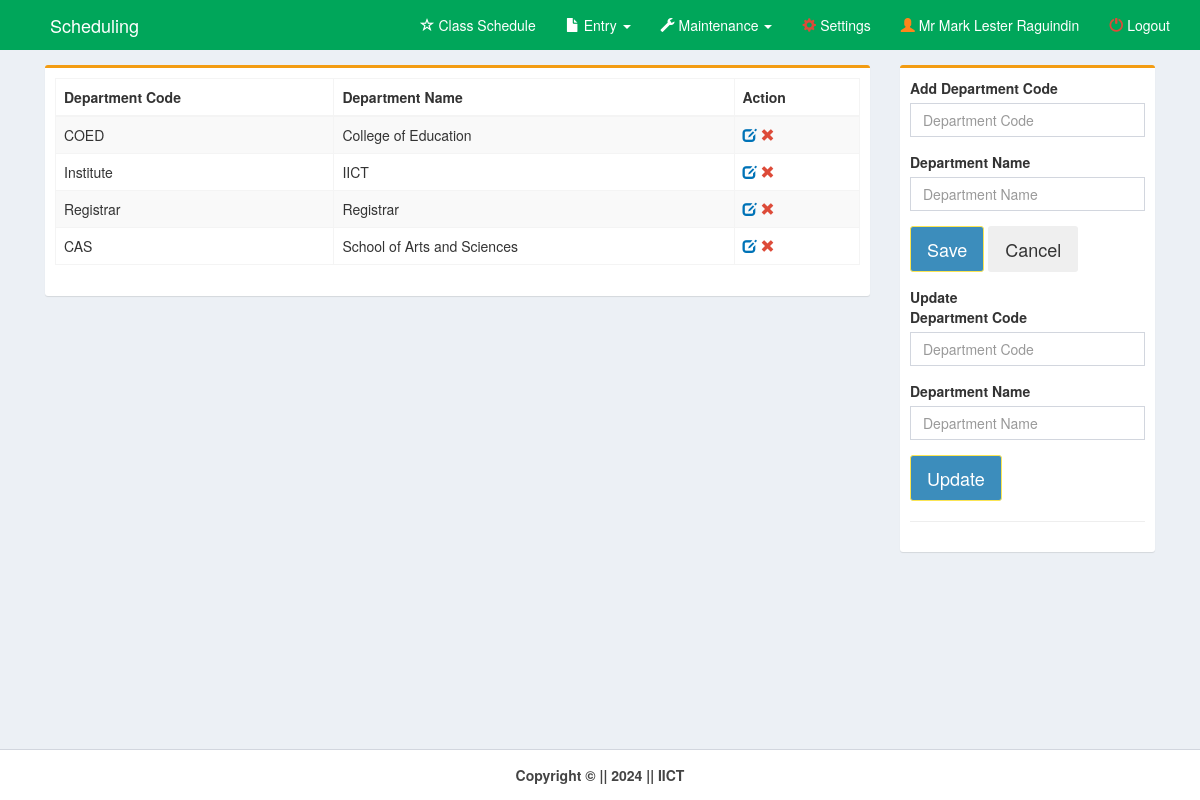
The page /pages/department.php (signed in) on the database as committed earlier.
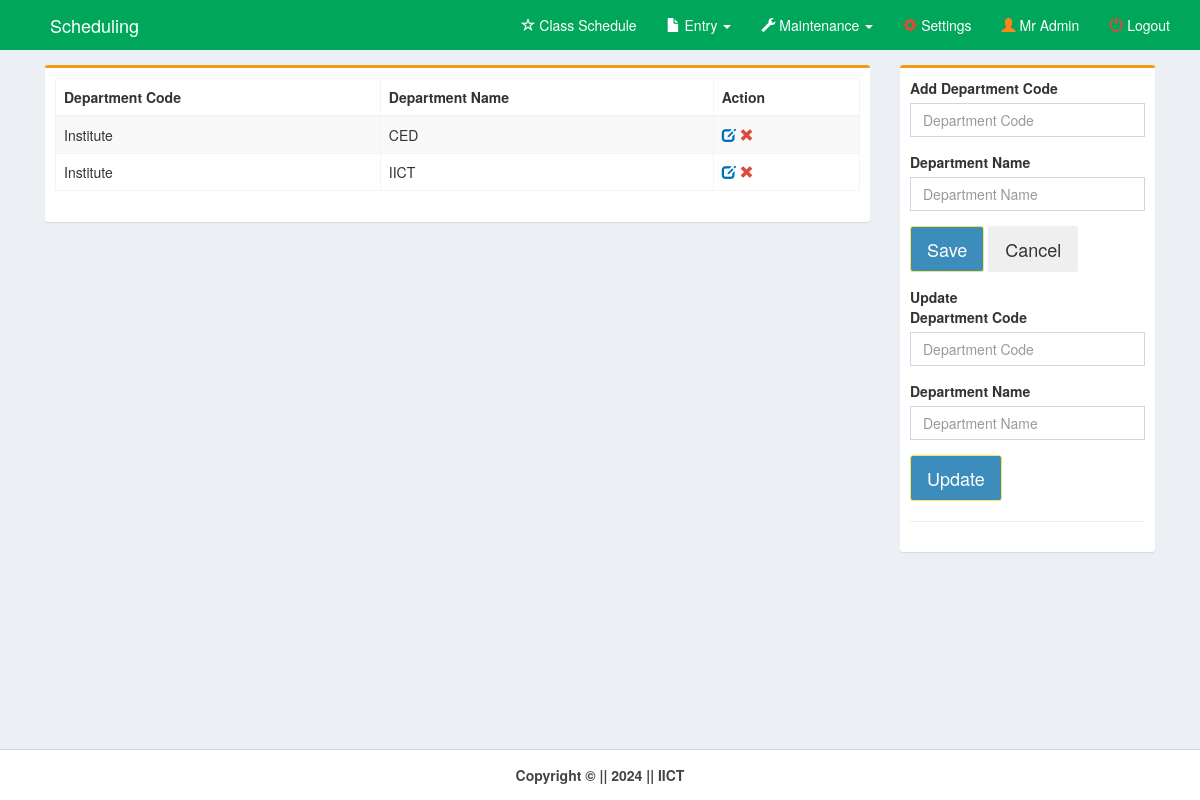
The same page on the database as committed later.
### tables this page shows
CREATE TABLE `dept` (
  `dept_id` int(11) NOT NULL,
  `dept_code` varchar(10) NOT NULL,
  `dept_name` varchar(100) NOT NULL
);

### pages/department.php (the view, shortened to what the changed rows need)
<!DOCTYPE html>
<html>
<head>
    <link rel="stylesheet" href="../bootstrap/css/bootstrap.min.css">
    <link rel="stylesheet" href="../plugins/datatables/dataTables.bootstrap.css">
    <link rel="stylesheet" href="../dist/css/AdminLTE.min.css">
    <link rel="stylesheet" href="../plugins/select2/select2.min.css">
    <link rel="stylesheet" href="../dist/css/skins/_all-skins.min.css">
</head>
<body class="hold-transition skin-green layout-top-nav" onload="myFunction()">
    <div class="wrapper">
        <?php include('../dist/includes/header.php');?>
        <div class="content-wrapper">
            <div class="container">
                <section class="content">
                    <div class="row">
                        <div class="col-md-9">
                            <div class="box box-warning">
                                <div class="box-body">
                                    <div class="row">
                                        <div class="col-md-12">
                                            <table class="table table-bordered table-striped"
                                                style="margin-right:-10px">
                                                <thead>
                                                    <tr>
                                                        <th>Department Code</th>
                                                        <th>Department Name</th>
                                                        <th>Action</th>
                                                    </tr>
                                                </thead>
                                                <?php
        include('../dist/includes/dbcon.php');
        $query=mysqli_query($con,"select * from dept order by dept_name")or die(mysqli_error($con));
          while($row=mysqli_fetch_array($query)){
            $id=$row['dept_id'];
            $code=$row['dept_code'];
            $name=$row['dept_name'];
    ?>
                                                <tr>
                                                    <td><?php echo $code;?></td>
                                                    <td><?php echo $name;?></td>
                                                    <td><a id="click"
                                                            href="department.php?id=<?php echo $id;?>&code=<?php echo $code;?>&name=<?php echo $name;?>">
                                                            <i class="glyphicon glyphicon-edit text-blue"></i></a>
                                                        <a id="removeme"
                                                            onclick="return confirm('Are you sure you want this record to be deleted?');"
                                                            href="department_del.php?id=<?php echo $id;?>">
                                                            <i class="glyphicon glyphicon-remove text-red"></i></a>
                                                    </td>
                                                </tr>
                                                <?php }?>
                                            </table>
                                        </div>
                                    </div>
                                </div>
                            </div>
                        </div>
                    </div>
                </section>
            </div>
        </div>
    </div>
</body>
</html>

### dist/includes/header_admin.php (shortened to what the changed rows need)
<header class="main-header">
    <nav class="navbar navbar-static-top">
        <div class="container">
            <div class="navbar-header" style="padding-left:20px">
                <a href="home.php" class="navbar-brand">Scheduling</a>
            </div>
            <div class="collapse navbar-collapse" id="navbar-collapse">
                <ul class="nav navbar-nav navbar-right">
                    <li>
                        <a href="home.php" style="font-size:14px"><i class="glyphicon glyphicon-star-empty"></i> Class
                            Schedule</a>
                    </li>
                    <li class="dropdown">
                        <a href="#" class="dropdown-toggle" data-toggle="dropdown">
                            <i class="glyphicon glyphicon-file"></i> Entry <b class="caret"></b>
                        </a>
                    </li>
                    <li class="dropdown">
                        <a href="#" class="dropdown-toggle" data-toggle="dropdown">
                            <i class="glyphicon glyphicon-wrench"></i> Maintenance <b class="caret"></b>
                        </a>
                    </li>
                    <li>
                        <a href="settings.php" style="color:#fff;"><i class="glyphicon glyphicon-cog text-red"></i>
                            Settings</a>
                    </li>
                    <li>
                        <a href="profile.php?showModal=true"><i class="glyphicon glyphicon-user text-orange"></i>
                            <?php echo $_SESSION['name']; ?></a>
                    </li>
                    <li>
                        <a href="logout.php" onclick="return confirm('Are you sure you want to logout?')"><i
                                class="glyphicon glyphicon-off text-red"></i> Logout</a>
                    </li>
                </ul>
            </div>
        </div>
    </nav>
</header>

Rows that differ between the two databases and show on the page:
removed dept: dept_code "COED", dept_name "College of Education"
removed dept: dept_code "Registrar", dept_name "Registrar"
removed dept: dept_code "CAS", dept_name "School of Arts and Sciences"
added dept: dept_code "Institute", dept_name "CED"
Other text that changed with them:
$_SESSION['name']: "Mr Mark Lester Raguindin" → "Mr Admin"
